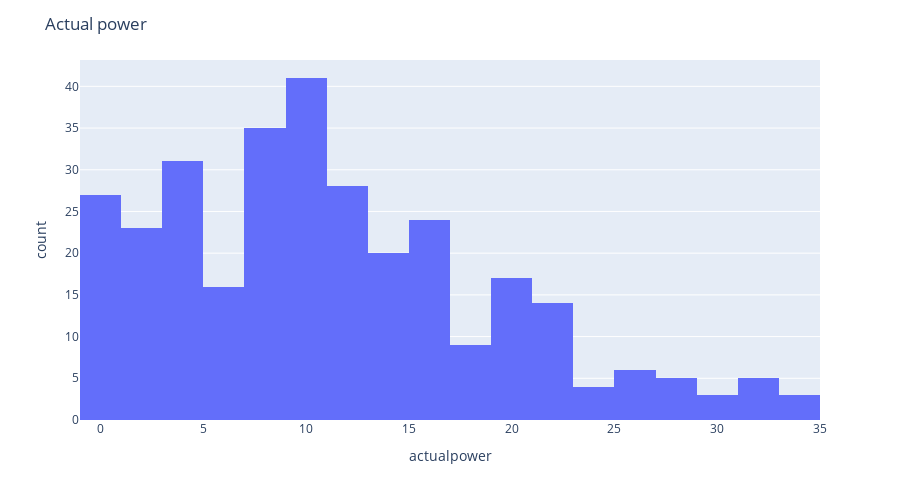

The code cell stored with this chart in its notebook:
### Markdown cell above
### Візуалізація даних та заповнення пропусків:

### Code cell
fig = px.histogram(df, x='actualpower')
fig.update_layout(height=500, title_text='Actual power')
fig.show()

### Figure 1 — Plotly figure (JSON) as saved in the notebook; plotly's stock layout.template omitted (floating-point values rounded to 4 significant figures; data arrays with more than 128 entries replaced by an {"elided": "..."} marker saying what was removed)
{"data": [{"alignmentgroup": "True", "bingroup": "x", "hovertemplate": "actualpower=%{x}<br>count=%{y}<extra></extra>", "legendgroup": "", "marker": {"color": "#636efa"}, "name": "", "offsetgroup": "", "orientation": "v", "showlegend": false, "type": "histogram", "x": {"elided": "311 float values"}, "xaxis": "x", "yaxis": "y"}], "layout": {"barmode": "relative", "height": 500, "legend": {"tracegroupgap": 0}, "margin": {"t": 60}, "title": {"text": "Actual power"}, "xaxis": {"anchor": "y", "domain": [0, 1], "title": {"text": "actualpower"}}, "yaxis": {"anchor": "x", "domain": [0, 1], "title": {"text": "count"}}}}
